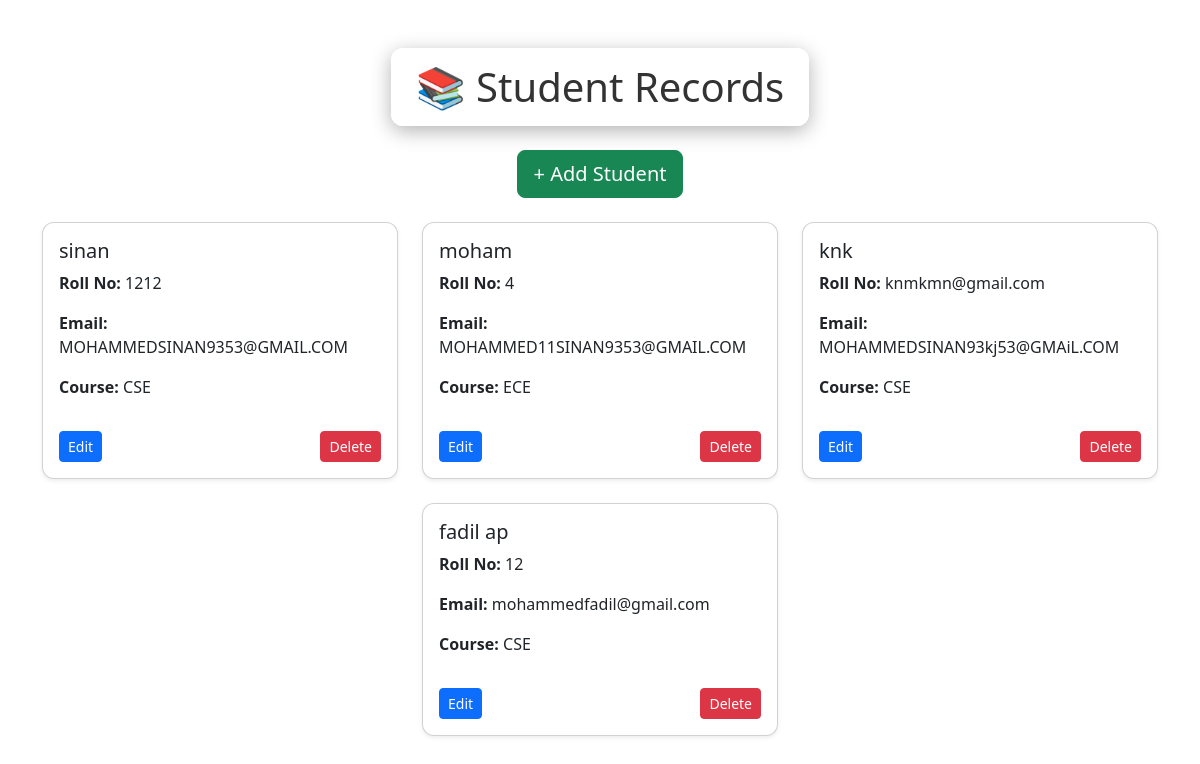
The page / on the database its author committed.
### models.py (models this page shows)
class Student(db.Model):
    id = db.Column(db.Integer, primary_key=True)
    name = db.Column(db.String(100), nullable=False)
    roll_no = db.Column(db.String(50), nullable=False, unique=True)
    email = db.Column(db.String(120), nullable=False, unique=True)
    course = db.Column(db.String(50),nullable=False)

### app.py (the view)
@app.route('/')
def index():
    students = Student.query.order_by(Student.id).all()
    return render_template("index.html", students=students)

### templates/index.html (shortened to what this page needs)
<!DOCTYPE html>
<html lang="en">
<head>
    <link href="https://cdn.jsdelivr.net/npm/bootstrap@5.3.0/dist/css/bootstrap.min.css" rel="stylesheet">
    <link rel="stylesheet" href="{{ url_for('static', filename='style.css') }}">
</head>
<body>
    <div class="container mt-5">
        <div class="text-center mb-3 main-title">
            <h1>📚 Student Records</h1>
        </div>
        <div class="text-center mb-4">
            <a href="{{ url_for('add_student') }}" class="btn btn-success btn-lg">+ Add Student</a>
        </div>
        <div class="row g-4 justify-content-center">
            {% for student in students %}
            <div class="col-md-4">
                <div class="card hover-card p-3 shadow-sm h-100">
                    <h5 class="card-title">{{ student.name }}</h5>
                    <p class="card-text"><strong>Roll No:</strong> {{ student.roll_no }}</p>
                    <p class="card-text"><strong>Email:</strong> {{ student.email }}</p>
                    <p class="card-text"><strong>Course:</strong> {{ student.course }}</p>
                    <div class="d-flex justify-content-between mt-3">
                        <a href="{{ url_for('update_student', id=student.id) }}" class="btn btn-primary btn-sm">Edit</a>
                        <a href="{{ url_for('delete_student', id=student.id) }}" class="btn btn-danger btn-sm">Delete</a>
                    </div>
                </div>
            </div>
            {% endfor %}
        </div>
    </div>
</body>
</html>

### static/style.css (style rules this page uses)
body { font-family: 'Segoe UI', sans-serif; background: url('https://images.unsplash.com/photo-1522202176988-66273c2fd55f') no-repeat center center fixed; background-size: cover; margin: 0; padding: 0; }
.main-title h1 { background: rgba(255, 255, 255, 0.9); display: inline-block; padding: 15px 25px; border-radius: 12px; box-shadow: 0 5px 20px rgba(0,0,0,0.3); color: #333; }
.hover-card { background: white; border-radius: 12px; transition: transform 0.3s ease,box-shadow 0. }

### rows shown on the page
Student: name "sinan", roll_no "1212", email "MOHAMMEDSINAN9353@GMAIL.COM", course "CSE"
Student: name "moham", roll_no "4", email "MOHAMMED11SINAN9353@GMAIL.COM", course "ECE"
Student: name "knk", roll_no "knmkmn@gmail.com", email "MOHAMMEDSINAN93kj53@GMAiL.COM", course "CSE"
Student: name "fadil ap", roll_no "12", email "mohammedfadil@gmail.com", course "CSE"
